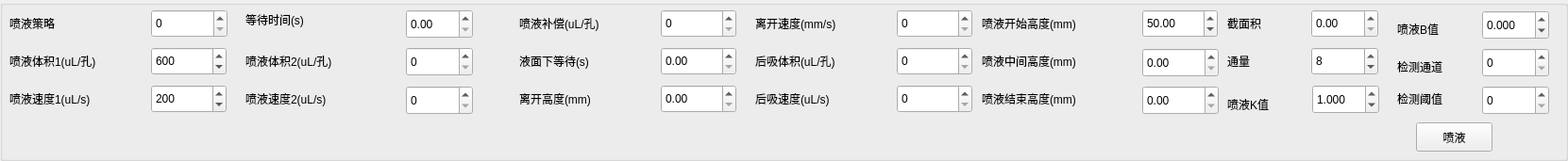
  <widget class="QGroupBox" name="groupBox_5">
   <property name="geometry">
    <rect>
     <x>10</x>
     <y>740</y>
     <width>1661</width>
     <height>171</height>
    </rect>
   </property>
   <property name="font">
    <font>
     <family>Microsoft YaHei UI</family>
     <pointsize>9</pointsize>
     <bold>false</bold>
    </font>
   </property>
   <property name="title">
    <string/>
   </property>
   <widget class="QLabel" name="label_34">
    <property name="geometry">
     <rect>
      <x>10</x>
      <y>10</y>
      <width>150</width>
      <height>30</height>
     </rect>
    </property>
    <property name="font">
     <font>
      <family>Microsoft YaHei UI</family>
      <pointsize>9</pointsize>
      <bold>false</bold>
     </font>
    </property>
    <property name="text">
     <string>喷液策略</string>
    </property>
   </widget>
   <widget class="QSpinBox" name="Spray_Strategy_SBox">
    <property name="geometry">
     <rect>
      <x>160</x>
      <y>10</y>
      <width>81</width>
      <height>30</height>
     </rect>
    </property>
    <property name="font">
     <font>
      <family>Microsoft YaHei UI</family>
      <pointsize>9</pointsize>
      <bold>false</bold>
     </font>
    </property>
    <property name="maximum">
     <number>10000</number>
    </property>
    <property name="value">
     <number>0</number>
    </property>
   </widget>
   <widget class="QLabel" name="label_36">
    <property name="geometry">
     <rect>
      <x>10</x>
      <y>50</y>
      <width>150</width>
      <height>30</height>
     </rect>
    </property>
    <property name="font">
     <font>
      <family>Microsoft YaHei UI</family>
      <pointsize>9</pointsize>
      <bold>false</bold>
     </font>
    </property>
    <property name="text">
     <string>喷液体积1(uL/孔)</string>
    </property>
   </widget>
   <widget class="QSpinBox" name="Spray1_Vol_SBox">
    <property name="geometry">
     <rect>
      <x>160</x>
      <y>50</y>
      <width>80</width>
      <height>30</height>
     </rect>
    </property>
    <property name="font">
     <font>
      <family>Microsoft YaHei UI</family>
      <pointsize>9</pointsize>
      <bold>false</bold>
     </font>
    </property>
    <property name="maximum">
     <number>10000</number>
    </property>
    <property name="value">
     <number>600</number>
    </property>
   </widget>
   <widget class="QLabel" name="label_37">
    <property name="geometry">
     <rect>
      <x>550</x>
      <y>50</y>
      <width>121</width>
      <height>30</height>
     </rect>
    </property>
    <property name="font">
     <font>
      <family>Microsoft YaHei UI</family>
      <pointsize>9</pointsize>
      <bold>false</bold>
     </font>
    </property>
    <property name="text">
     <string>液面下等待(s)</string>
    </property>
   </widget>
   <widget class="QSpinBox" name="Spray_Compensated_Vol_SBox">
    <property name="geometry">
     <rect>
      <x>700</x>
      <y>10</y>
      <width>80</width>
      <height>30</height>
     </rect>
    </property>
    <property name="font">
     <font>
      <family>Microsoft YaHei UI</family>
      <pointsize>9</pointsize>
      <bold>false</bold>
     </font>
    </property>
    <property name="maximum">
     <number>10000</number>
    </property>
    <property name="value">
     <number>0</number>
    </property>
   </widget>
   <widget class="QDoubleSpinBox" name="Spray_Wait_Liquid_Below_Time_SBox">
    <property name="geometry">
     <rect>
      <x>700</x>
      <y>50</y>
      <width>80</width>
      <height>30</height>
     </rect>
    </property>
    <property name="font">
     <font>
      <family>Microsoft YaHei UI</family>
      <pointsize>9</pointsize>
      <bold>false</bold>
     </font>
    </property>
    <property name="maximum">
     <double>999.990000000000009</double>
    </property>
    <property name="value">
     <double>0.000000000000000</double>
    </property>
   </widget>
   <widget class="QLabel" name="label_38">
    <property name="geometry">
     <rect>
      <x>550</x>
      <y>10</y>
      <width>141</width>
      <height>30</height>
     </rect>
    </property>
    <property name="font">
     <font>
      <family>Microsoft YaHei UI</family>
      <pointsize>9</pointsize>
      <bold>false</bold>
     </font>
    </property>
    <property name="text">
     <string>喷液补偿(uL/孔)</string>
    </property>
   </widget>
   <widget class="QLabel" name="label_39">
    <property name="geometry">
     <rect>
      <x>800</x>
      <y>90</y>
      <width>131</width>
      <height>30</height>
     </rect>
    </property>
    <property name="font">
     <font>
      <family>Microsoft YaHei UI</family>
      <pointsize>9</pointsize>
      <bold>false</bold>
     </font>
    </property>
    <property name="text">
     <string>后吸速度(uL/s)</string>
    </property>
   </widget>
   <widget class="QLabel" name="label_53">
    <property name="geometry">
     <rect>
      <x>800</x>
      <y>50</y>
      <width>141</width>
      <height>30</height>
     </rect>
    </property>
    <property name="font">
     <font>
      <family>Microsoft YaHei UI</family>
      <pointsize>9</pointsize>
      <bold>false</bold>
     </font>
    </property>
    <property name="text">
     <string>后吸体积(uL/孔)</string>
    </property>
   </widget>
   <widget class="QSpinBox" name="Spray_After_Vol_SBox">
    <property name="geometry">
     <rect>
      <x>950</x>
      <y>50</y>
      <width>80</width>
      <height>30</height>
     </rect>
    </property>
    <property name="font">
     <font>
      <family>Microsoft YaHei UI</family>
      <pointsize>9</pointsize>
      <bold>false</bold>
     </font>
    </property>
    <property name="maximum">
     <number>10000</number>
    </property>
    <property name="value">
     <number>0</number>
    </property>
   </widget>
   <widget class="QSpinBox" name="Spray_After_Speed_SBox">
    <property name="geometry">
     <rect>
      <x>950</x>
      <y>90</y>
      <width>80</width>
      <height>30</height>
     </rect>
    </property>
    <property name="font">
     <font>
      <family>Microsoft YaHei UI</family>
      <pointsize>9</pointsize>
      <bold>false</bold>
     </font>
    </property>
    <property name="maximum">
     <number>10000</number>
    </property>
    <property name="value">
     <number>0</number>
    </property>
   </widget>
   <widget class="QDoubleSpinBox" name="Spray_Leave_Liquid_Z_Position_SBox">
    <property name="geometry">
     <rect>
      <x>700</x>
      <y>90</y>
      <width>80</width>
      <height>30</height>
     </rect>
    </property>
    <property name="font">
     <font>
      <family>Microsoft YaHei UI</family>
      <pointsize>9</pointsize>
      <bold>false</bold>
     </font>
    </property>
    <property name="maximum">
     <double>10000.000000000000000</double>
    </property>
    <property name="value">
     <double>0.000000000000000</double>
    </property>
   </widget>
   <widget class="QSpinBox" name="Spray_Leave_Liquid_Z_Speed_SBox">
    <property name="geometry">
     <rect>
      <x>950</x>
      <y>10</y>
      <width>80</width>
      <height>30</height>
     </rect>
    </property>
    <property name="font">
     <font>
      <family>Microsoft YaHei UI</family>
      <pointsize>9</pointsize>
      <bold>false</bold>
     </font>
    </property>
    <property name="maximum">
     <number>10000</number>
    </property>
    <property name="value">
     <number>0</number>
    </property>
   </widget>
   <widget class="QLabel" name="label_54">
    <property name="geometry">
     <rect>
      <x>550</x>
      <y>90</y>
      <width>131</width>
      <height>30</height>
     </rect>
    </property>
    <property name="font">
     <font>
      <family>Microsoft YaHei UI</family>
      <pointsize>9</pointsize>
      <bold>false</bold>
     </font>
    </property>
    <property name="text">
     <string>离开高度(mm)</string>
    </property>
   </widget>
   <widget class="QLabel" name="label_55">
    <property name="geometry">
     <rect>
      <x>800</x>
      <y>10</y>
      <width>141</width>
      <height>30</height>
     </rect>
    </property>
    <property name="font">
     <font>
      <family>Microsoft YaHei UI</family>
      <pointsize>9</pointsize>
      <bold>false</bold>
     </font>
    </property>
    <property name="text">
     <string>离开速度(mm/s)</string>
    </property>
   </widget>
   <widget class="QLabel" name="label_56">
    <property name="geometry">
     <rect>
      <x>10</x>
      <y>90</y>
      <width>150</width>
      <height>30</height>
     </rect>
    </property>
    <property name="font">
     <font>
      <family>Microsoft YaHei UI</family>
      <pointsize>9</pointsize>
      <bold>false</bold>
     </font>
    </property>
    <property name="text">
     <string>喷液速度1(uL/s)</string>
    </property>
   </widget>
   <widget class="QSpinBox" name="Spray1_Speed_SBox">
    <property name="geometry">
     <rect>
      <x>160</x>
      <y>90</y>
      <width>80</width>
      <height>30</height>
     </rect>
    </property>
    <property name="font">
     <font>
      <family>Microsoft YaHei UI</family>
      <pointsize>9</pointsize>
      <bold>false</bold>
     </font>
    </property>
    <property name="maximum">
     <number>10000</number>
    </property>
    <property name="value">
     <number>200</number>
    </property>
   </widget>
   <widget class="QDoubleSpinBox" name="Spray_Liquid_Z_Pos_Start">
    <property name="geometry">
     <rect>
      <x>1210</x>
      <y>10</y>
      <width>80</width>
      <height>30</height>
     </rect>
    </property>
    <property name="font">
     <font>
      <family>Microsoft YaHei UI</family>
      <pointsize>9</pointsize>
      <bold>false</bold>
     </font>
    </property>
    <property name="maximum">
     <double>10000.000000000000000</double>
    </property>
    <property name="value">
     <double>50.000000000000000</double>
    </property>
   </widget>
   <widget class="QLabel" name="label_57">
    <property name="geometry">
     <rect>
      <x>1040</x>
      <y>10</y>
      <width>161</width>
      <height>30</height>
     </rect>
    </property>
    <property name="font">
     <font>
      <family>Microsoft YaHei UI</family>
      <pointsize>9</pointsize>
      <bold>false</bold>
     </font>
    </property>
    <property name="text">
     <string>喷液开始高度(mm)</string>
    </property>
   </widget>
   <widget class="QSpinBox" name="Spray_Flux_SBox">
    <property name="geometry">
     <rect>
      <x>1389</x>
      <y>50</y>
      <width>71</width>
      <height>30</height>
     </rect>
    </property>
    <property name="font">
     <font>
      <family>Microsoft YaHei UI</family>
      <pointsize>9</pointsize>
      <bold>false</bold>
     </font>
    </property>
    <property name="value">
     <number>8</number>
    </property>
   </widget>
   <widget class="QLabel" name="label_77">
    <property name="geometry">
     <rect>
      <x>1300</x>
      <y>50</y>
      <width>51</width>
      <height>30</height>
     </rect>
    </property>
    <property name="font">
     <font>
      <family>Microsoft YaHei UI</family>
      <pointsize>9</pointsize>
      <bold>false</bold>
     </font>
    </property>
    <property name="text">
     <string>通量</string>
    </property>
   </widget>
   <widget class="QLabel" name="label_84">
    <property name="geometry">
     <rect>
      <x>1300</x>
      <y>100</y>
      <width>81</width>
      <height>21</height>
     </rect>
    </property>
    <property name="text">
     <string>喷液K值</string>
    </property>
   </widget>
   <widget class="QLabel" name="label_85">
    <property name="geometry">
     <rect>
      <x>1480</x>
      <y>20</y>
      <width>81</width>
      <height>21</height>
     </rect>
    </property>
    <property name="text">
     <string>喷液B值</string>
    </property>
   </widget>
   <widget class="QDoubleSpinBox" name="squirt_k">
    <property name="geometry">
     <rect>
      <x>1390</x>
      <y>90</y>
      <width>71</width>
      <height>31</height>
     </rect>
    </property>
    <property name="decimals">
     <number>3</number>
    </property>
    <property name="minimum">
     <double>-1000.000000000000000</double>
    </property>
    <property name="maximum">
     <double>1000.000000000000000</double>
    </property>
    <property name="value">
     <double>1.000000000000000</double>
    </property>
   </widget>
   <widget class="QDoubleSpinBox" name="squirt_b">
    <property name="geometry">
     <rect>
      <x>1570</x>
      <y>11</y>
      <width>71</width>
      <height>31</height>
     </rect>
    </property>
    <property name="decimals">
     <number>3</number>
    </property>
    <property name="minimum">
     <double>-1000.000000000000000</double>
    </property>
    <property name="maximum">
     <double>1000.000000000000000</double>
    </property>
    <property name="singleStep">
     <double>1.000000000000000</double>
    </property>
   </widget>
   <widget class="QLabel" name="label_76">
    <property name="geometry">
     <rect>
      <x>1300</x>
      <y>10</y>
      <width>71</width>
      <height>30</height>
     </rect>
    </property>
    <property name="font">
     <font>
      <family>Microsoft YaHei UI</family>
      <pointsize>9</pointsize>
      <bold>false</bold>
     </font>
    </property>
    <property name="text">
     <string>截面积</string>
    </property>
   </widget>
   <widget class="QDoubleSpinBox" name="Spray_SectionalArea_SBox">
    <property name="geometry">
     <rect>
      <x>1389</x>
      <y>10</y>
      <width>71</width>
      <height>30</height>
     </rect>
    </property>
    <property name="font">
     <font>
      <family>Microsoft YaHei UI</family>
      <pointsize>9</pointsize>
      <bold>false</bold>
     </font>
    </property>
    <property name="maximum">
     <double>10000.000000000000000</double>
    </property>
    <property name="value">
     <double>0.000000000000000</double>
    </property>
   </widget>
   <widget class="QLabel" name="label_91">
    <property name="geometry">
     <rect>
      <x>260</x>
      <y>10</y>
      <width>111</width>
      <height>21</height>
     </rect>
    </property>
    <property name="text">
     <string>等待时间(s)</string>
    </property>
   </widget>
   <widget class="QDoubleSpinBox" name="Spray_wait_DSpinBox">
    <property name="geometry">
     <rect>
      <x>430</x>
      <y>10</y>
      <width>71</width>
      <height>31</height>
     </rect>
    </property>
    <property name="maximum">
     <double>999.990000000000009</double>
    </property>
   </widget>
   <widget class="QLabel" name="label_92">
    <property name="geometry">
     <rect>
      <x>260</x>
      <y>50</y>
      <width>150</width>
      <height>30</height>
     </rect>
    </property>
    <property name="font">
     <font>
      <family>Microsoft YaHei UI</family>
      <pointsize>9</pointsize>
      <bold>false</bold>
     </font>
    </property>
    <property name="text">
     <string>喷液体积2(uL/孔)</string>
    </property>
   </widget>
   <widget class="QLabel" name="label_93">
    <property name="geometry">
     <rect>
      <x>260</x>
      <y>90</y>
      <width>150</width>
      <height>30</height>
     </rect>
    </property>
    <property name="font">
     <font>
      <family>Microsoft YaHei UI</family>
      <pointsize>9</pointsize>
      <bold>false</bold>
     </font>
    </property>
    <property name="text">
     <string>喷液速度2(uL/s)</string>
    </property>
   </widget>
   <widget class="QSpinBox" name="Spray2_Vol_SBox">
    <property name="geometry">
     <rect>
      <x>430</x>
      <y>50</y>
      <width>71</width>
      <height>31</height>
     </rect>
    </property>
    <property name="maximum">
     <number>999</number>
    </property>
   </widget>
   <widget class="QSpinBox" name="Spray2_Speed_SBox">
    <property name="geometry">
     <rect>
      <x>430</x>
      <y>91</y>
      <width>71</width>
      <height>31</height>
     </rect>
    </property>
    <property name="maximum">
     <number>999</number>
    </property>
   </widget>
   <widget class="QLabel" name="label_105">
    <property name="geometry">
     <rect>
      <x>1040</x>
      <y>50</y>
      <width>161</width>
      <height>30</height>
     </rect>
    </property>
    <property name="font">
     <font>
      <family>Microsoft YaHei UI</family>
      <pointsize>9</pointsize>
      <bold>false</bold>
     </font>
    </property>
    <property name="text">
     <string>喷液中间高度(mm)</string>
    </property>
   </widget>
   <widget class="QLabel" name="label_106">
    <property name="geometry">
     <rect>
      <x>1040</x>
      <y>90</y>
      <width>161</width>
      <height>30</height>
     </rect>
    </property>
    <property name="font">
     <font>
      <family>Microsoft YaHei UI</family>
      <pointsize>9</pointsize>
      <bold>false</bold>
     </font>
    </property>
    <property name="text">
     <string>喷液结束高度(mm)</string>
    </property>
   </widget>
   <widget class="QDoubleSpinBox" name="Spray_Liquid_Z_Pos_Mid">
    <property name="geometry">
     <rect>
      <x>1210</x>
      <y>51</y>
      <width>81</width>
      <height>31</height>
     </rect>
    </property>
    <property name="maximum">
     <double>9999.989999999999782</double>
    </property>
   </widget>
   <widget class="QDoubleSpinBox" name="Spray_Liquid_Z_Pos_End">
    <property name="geometry">
     <rect>
      <x>1210</x>
      <y>91</y>
      <width>81</width>
      <height>31</height>
     </rect>
    </property>
    <property name="maximum">
     <double>999.990000000000009</double>
    </property>
   </widget>
   <widget class="QLabel" name="label_108">
    <property name="geometry">
     <rect>
      <x>1480</x>
      <y>60</y>
      <width>81</width>
      <height>21</height>
     </rect>
    </property>
    <property name="text">
     <string>检测通道</string>
    </property>
   </widget>
   <widget class="QLabel" name="label_107">
    <property name="geometry">
     <rect>
      <x>1480</x>
      <y>94</y>
      <width>81</width>
      <height>21</height>
     </rect>
    </property>
    <property name="text">
     <string>检测阈值</string>
    </property>
   </widget>
   <widget class="QSpinBox" name="Spray_Check_Channel">
    <property name="geometry">
     <rect>
      <x>1570</x>
      <y>51</y>
      <width>71</width>
      <height>31</height>
     </rect>
    </property>
   </widget>
   <widget class="QSpinBox" name="Spray_Check_Threshold">
    <property name="geometry">
     <rect>
      <x>1570</x>
      <y>91</y>
      <width>71</width>
      <height>31</height>
     </rect>
    </property>
    <property name="maximum">
     <number>999999</number>
    </property>
   </widget>
   <widget class="QPushButton" name="pushButton_23">
    <property name="geometry">
     <rect>
      <x>1500</x>
      <y>130</y>
      <width>81</width>
      <height>31</height>
     </rect>
    </property>
    <property name="text">
     <string>喷液</string>
    </property>
   </widget>
  </widget>
